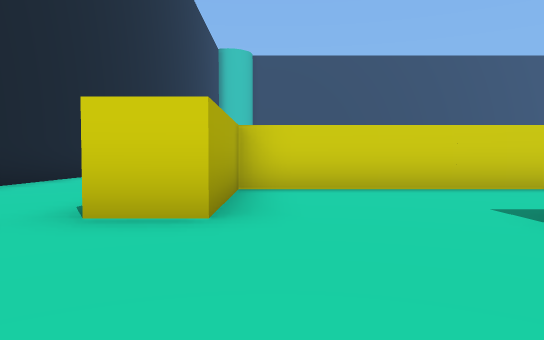
[1] (above)

24 first-person views from a walk through a 3-D level made in the Unity game engine. The camera is 0.49 m above the floor, tilts 2° down and sees 70° across. The floor is counted in squares, 1 m on a side. Each view is taken from the middle of a square. On the plan, view 1 faces up. The plan holds only what a view shows up to about 9 squares ahead; the rest is blank. The place goes on beyond the plan.

[2]
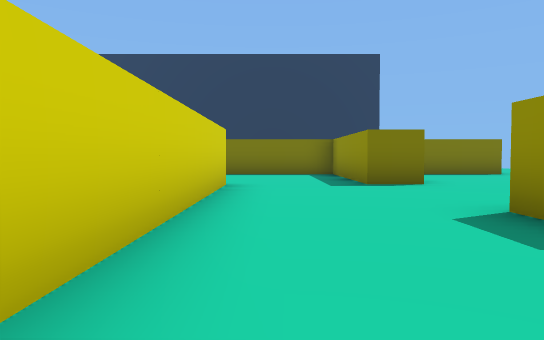

[3]
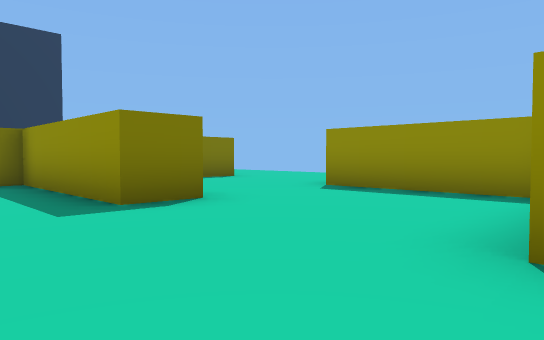

[4]
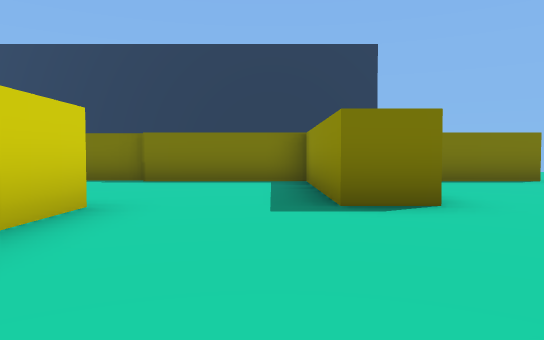

[5]
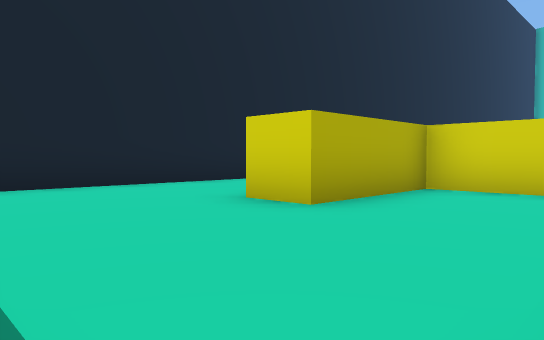

[6]
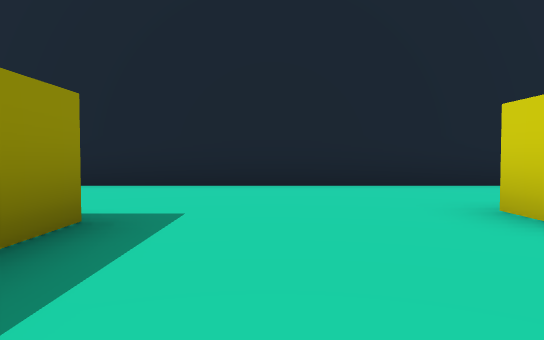

[7]
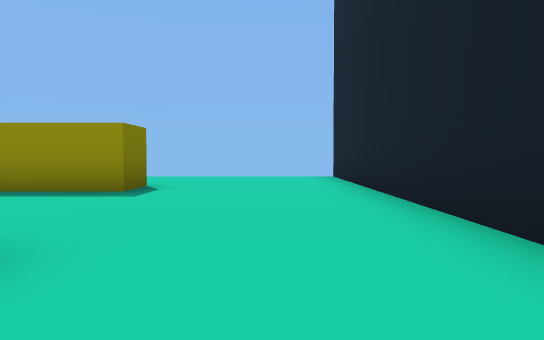

[8]
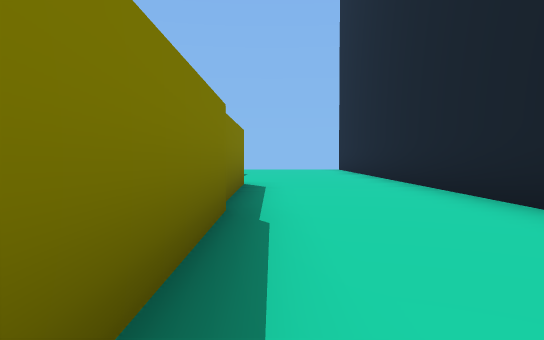

[9]
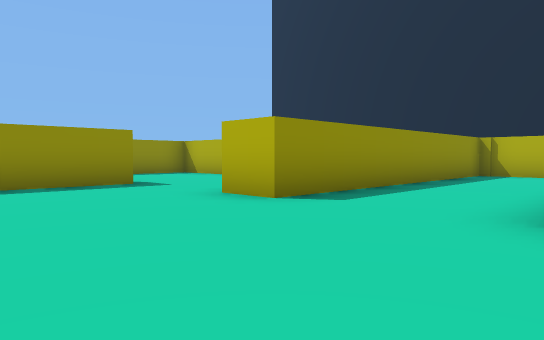

[10]
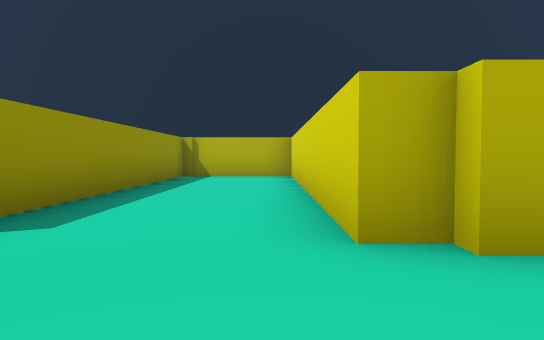

[11]
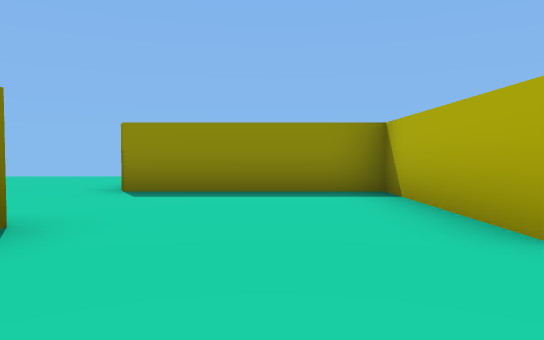

[12]
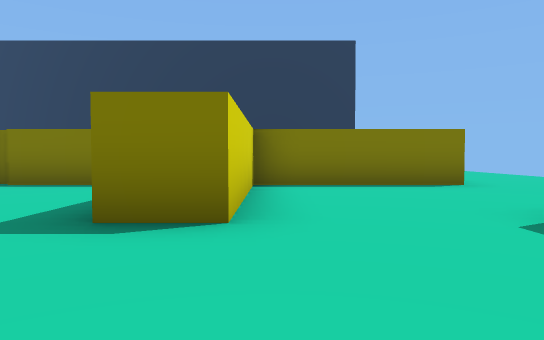

[13]
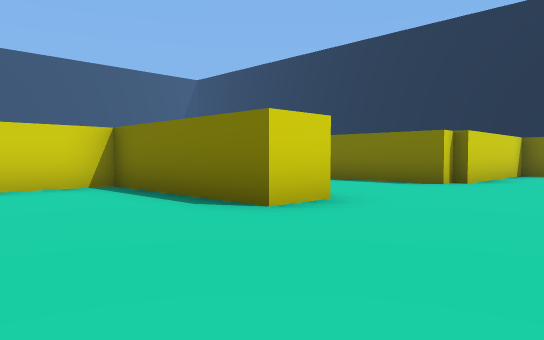

[14]
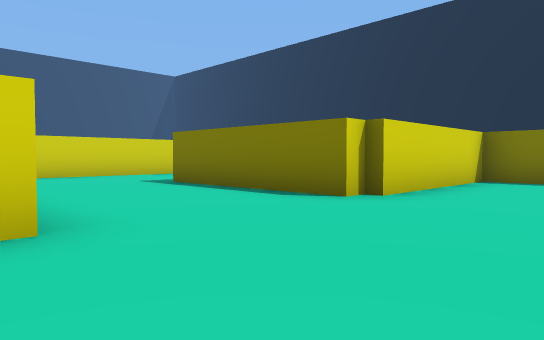

[15]
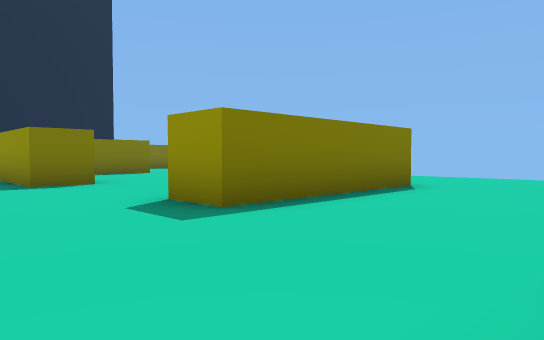

[16]
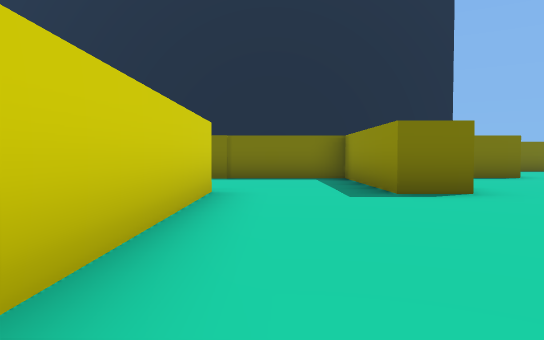

[17]
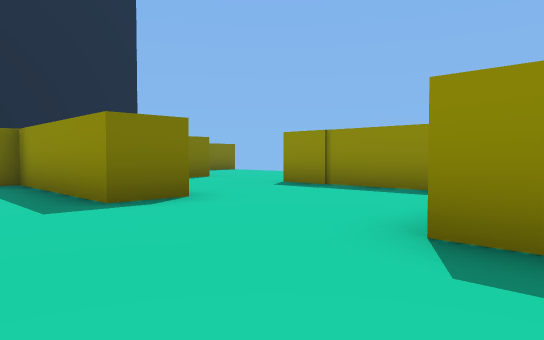

[18]
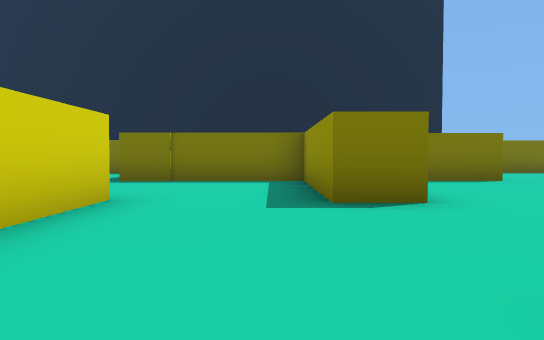

[19]
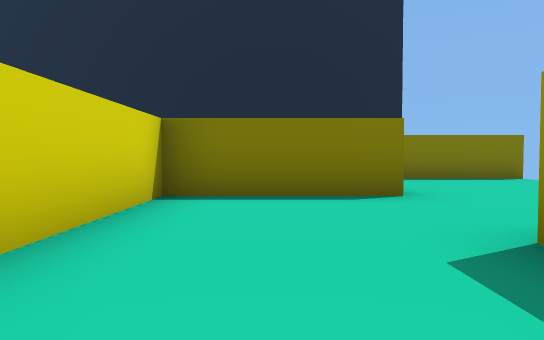

[20]
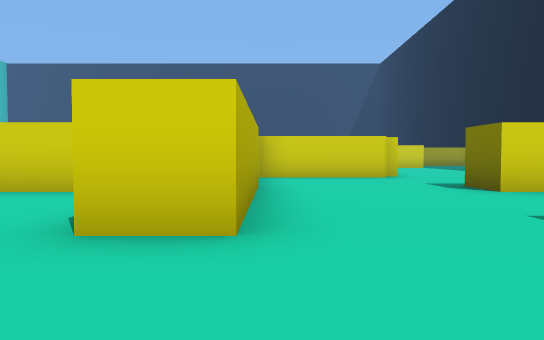

[21]
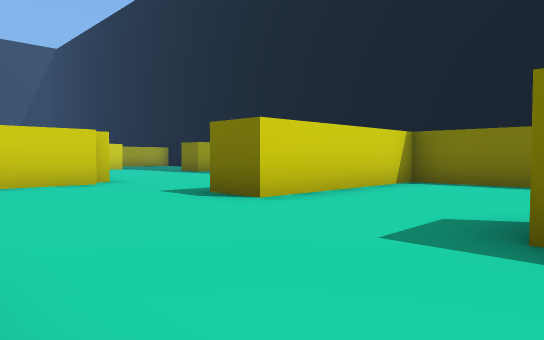

[22]
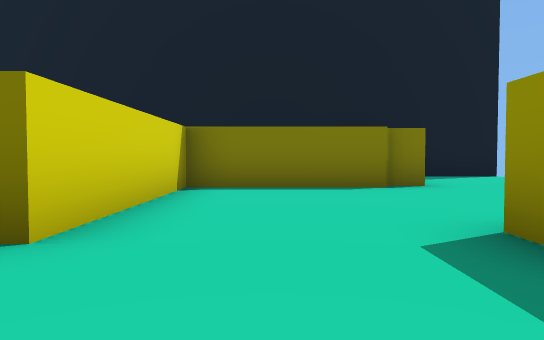

[23]
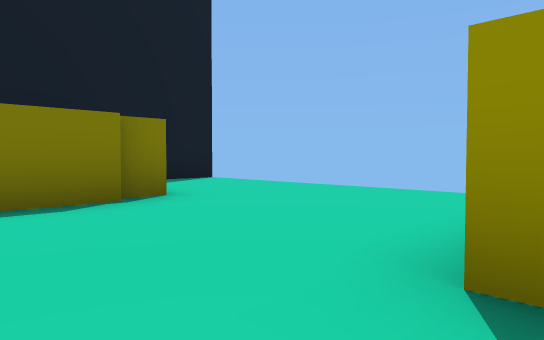

[24]
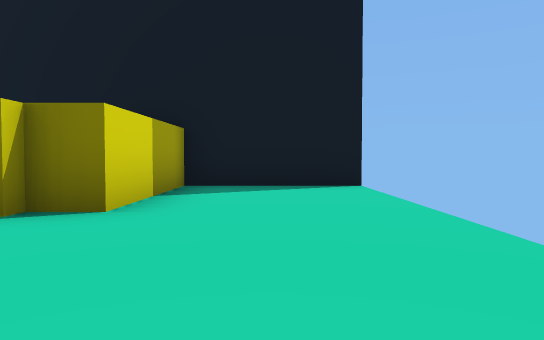

### Floor plan
Points are (right, up) in squares from view 1. A wall is a line through its corners. A room is listed if a view was taken in it or the views show most of it. See-through windows are left out.
Room 1 (views 1, 2, 3, 4, 5, 6, 7, 8, 9, 10, 11, 12, 13, 14, 15, 16, 17, 18, 19)
walls: (6.8, 10.1) (6.8, 9.5) (0.1, 9.5); (10.9, 6.5) (10.9, 7.9); (-0.5, 8.2) (-0.5, 7.8); (0, 6.8) (6.8, 6.8) (6.8, 5.8) (-0.5, 5.8) (-0.5, 3.1) (-1.6, 3.1) (-1.6, 9.5); (2.9, 2.9) (3.4, 2.9) (3.4, -0.4) (7.2, -0.4); (19.5, 5.8) (13.4, 5.8); (11.8, -1.3) (10.7, -1.3) (10.7, 2.4) (6.8, 2.4) (6.8, 3.3) (10.7, 3.3) (10.7, 6.6); (19.1, 2.2) (19.1, 3.3) (22.8, 3.3) (22.8, 7); (-4.5, 9) (-4.5, -4); (15.5, -1.3) (15, -1.3) (15, 2.7) (16, 2.7); (17.2, -0.4) (20.2, -0.4); (-0.9, -1.5) (-0.9, -0.4) (0.9, -0.4); (19.1, -2.6) (19.1, -1.6) (15.4, -1.6); (22.8, -0.6) (22.8, 2.4) (19.9, 2.4)
ways out: opening at (21.5, -0.5) to room 2
Room 2 (views 20, 21)
walls: (23.8, -0.6) (22.8, -0.6); (26.5, -4.6) (26.5, -1.5)
ways out: opening at (21.5, -0.5) to room 1; opening at (25.5, -1) to room 3
Room 3 (views 22, 23, 24)
walls: (31.1, -0.9) (31.1, 2.4) (27.2, 2.4) (27.2, 3.4); (26.5, -1.5) (26.5, -0.5); (23.8, 3.2) (23.8, -0.6); (26.8, 6) (23.6, 6); (34.5, -4.5) (34.5, -1.6) (31.4, -1.6) (31.4, -0.8)
ways out: opening at (25.5, -1) to room 2; opening at (27.5, 4.5)

Where each view was taken, in squares from view 1:
view 1: 0 up, 0 right, facing up
view 2: 5 up, 0 right, facing right
view 3: 5 up, 3 right, facing down-right
view 4: 4 up, 3 right, facing right
view 5: 0 up, 2 right, facing up-left
view 6: 1 up, 2 right, facing left
view 7: 5 up, 3 left, facing down
view 8: 10 up, 2 left, facing down
view 9: 10 up, 10 right, facing down-left
view 10: 9 up, 9 right, facing left
view 11: 5 up, 5 right, facing down
view 12: 2 up, 4 right, facing right
view 13: 4 down, 8 right, facing up-right
view 14: 4 down, 11 right, facing up-right
view 15: 5 up, 12 right, facing down-right
view 16: 5 up, 14 right, facing right
view 17: 5 up, 15 right, facing down-right
view 18: 4 up, 15 right, facing right
view 19: 1 up, 18 right, facing right
view 20: 3 down, 24 right, facing up
view 21: 1 down, 24 right, facing up-right
view 22: 1 up, 25 right, facing right
view 23: 1 up, 27 right, facing down-right
view 24: 3 down, 28 right, facing right
